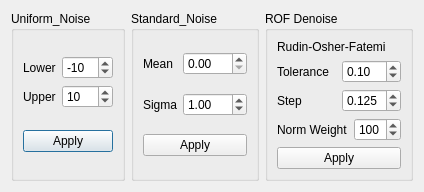
<?xml version="1.0" encoding="UTF-8"?>
<ui version="4.0">
 <class>NoiseDenoiseDialog</class>
 <widget class="QDialog" name="NoiseDenoiseDialog">
  <property name="geometry">
   <rect>
    <x>0</x>
    <y>0</y>
    <width>420</width>
    <height>172</height>
   </rect>
  </property>
  <property name="windowTitle">
   <string>NoiseDenoiseDialog</string>
  </property>
  <layout class="QHBoxLayout" name="horizontalLayout_8">
   <item>
    <widget class="QGroupBox" name="grp_Uniform">
     <property name="title">
      <string>Uniform_Noise</string>
     </property>
     <layout class="QVBoxLayout" name="verticalLayout_2">
      <item>
       <layout class="QVBoxLayout" name="verticalLayout">
        <item>
         <layout class="QHBoxLayout" name="horizontalLayout">
          <item>
           <widget class="QLabel" name="lbl_Uniform_Lower">
            <property name="text">
             <string>Lower</string>
            </property>
           </widget>
          </item>
          <item>
           <widget class="QSpinBox" name="sBox_Uniform_Lower">
            <property name="minimum">
             <number>-255</number>
            </property>
            <property name="maximum">
             <number>255</number>
            </property>
            <property name="value">
             <number>-10</number>
            </property>
           </widget>
          </item>
         </layout>
        </item>
        <item>
         <layout class="QHBoxLayout" name="horizontalLayout_2">
          <item>
           <widget class="QLabel" name="lbl_Uniform_Upper">
            <property name="text">
             <string>Upper</string>
            </property>
           </widget>
          </item>
          <item>
           <widget class="QSpinBox" name="sBox_Uniform_Upper">
            <property name="minimum">
             <number>-254</number>
            </property>
            <property name="maximum">
             <number>256</number>
            </property>
            <property name="value">
             <number>10</number>
            </property>
            <property name="displayIntegerBase">
             <number>10</number>
            </property>
           </widget>
          </item>
         </layout>
        </item>
       </layout>
      </item>
      <item>
       <widget class="QPushButton" name="pBtn_Uniform_Apply">
        <property name="text">
         <string>Apply</string>
        </property>
       </widget>
      </item>
     </layout>
    </widget>
   </item>
   <item>
    <widget class="QGroupBox" name="grp_Standard">
     <property name="title">
      <string>Standard_Noise</string>
     </property>
     <layout class="QVBoxLayout" name="verticalLayout_3">
      <item>
       <layout class="QHBoxLayout" name="horizontalLayout_3">
        <item>
         <widget class="QLabel" name="lbl_Standard_Mean">
          <property name="text">
           <string>Mean</string>
          </property>
         </widget>
        </item>
        <item>
         <widget class="QDoubleSpinBox" name="dsBox_Standard_Mean">
          <property name="maximum">
           <double>255.000000000000000</double>
          </property>
         </widget>
        </item>
       </layout>
      </item>
      <item>
       <layout class="QHBoxLayout" name="horizontalLayout_4">
        <item>
         <widget class="QLabel" name="lbl_Standard_Sigma">
          <property name="text">
           <string>Sigma</string>
          </property>
         </widget>
        </item>
        <item>
         <widget class="QDoubleSpinBox" name="dsBox_Standard_Sigma">
          <property name="maximum">
           <double>100.000000000000000</double>
          </property>
          <property name="value">
           <double>1.000000000000000</double>
          </property>
         </widget>
        </item>
       </layout>
      </item>
      <item>
       <widget class="QPushButton" name="pBtn_Standard_Apply">
        <property name="text">
         <string>Apply</string>
        </property>
       </widget>
      </item>
     </layout>
    </widget>
   </item>
   <item>
    <widget class="QGroupBox" name="groupBox">
     <property name="title">
      <string>ROF Denoise</string>
     </property>
     <layout class="QVBoxLayout" name="verticalLayout_4">
      <item>
       <widget class="QLabel" name="lbl_ROF">
        <property name="text">
         <string>Rudin-Osher-Fatemi</string>
        </property>
       </widget>
      </item>
      <item>
       <layout class="QHBoxLayout" name="horizontalLayout_5">
        <item>
         <widget class="QLabel" name="lbl_ROF_Tolerance">
          <property name="text">
           <string>Tolerance</string>
          </property>
         </widget>
        </item>
        <item>
         <widget class="QDoubleSpinBox" name="dsBox_ROF_Tolerance">
          <property name="maximum">
           <double>1.000000000000000</double>
          </property>
          <property name="singleStep">
           <double>0.100000000000000</double>
          </property>
          <property name="value">
           <double>0.100000000000000</double>
          </property>
         </widget>
        </item>
       </layout>
      </item>
      <item>
       <layout class="QHBoxLayout" name="horizontalLayout_6">
        <item>
         <widget class="QLabel" name="lbl_ROF_Step">
          <property name="text">
           <string>Step</string>
          </property>
         </widget>
        </item>
        <item>
         <widget class="QDoubleSpinBox" name="dsBox_ROF_Step">
          <property name="decimals">
           <number>3</number>
          </property>
          <property name="maximum">
           <double>1.000000000000000</double>
          </property>
          <property name="singleStep">
           <double>0.001000000000000</double>
          </property>
          <property name="value">
           <double>0.125000000000000</double>
          </property>
         </widget>
        </item>
       </layout>
      </item>
      <item>
       <layout class="QHBoxLayout" name="horizontalLayout_7">
        <item>
         <widget class="QLabel" name="lbl_ROF_Norm_Weight">
          <property name="text">
           <string>Norm Weight</string>
          </property>
         </widget>
        </item>
        <item>
         <widget class="QSpinBox" name="sBox_ROF_Norm_Weight">
          <property name="maximum">
           <number>255</number>
          </property>
          <property name="value">
           <number>100</number>
          </property>
         </widget>
        </item>
       </layout>
      </item>
      <item>
       <widget class="QPushButton" name="pBtn_ROF_Apply">
        <property name="text">
         <string>Apply</string>
        </property>
       </widget>
      </item>
     </layout>
    </widget>
   </item>
  </layout>
 </widget>
 <resources/>
 <connections/>
</ui>
